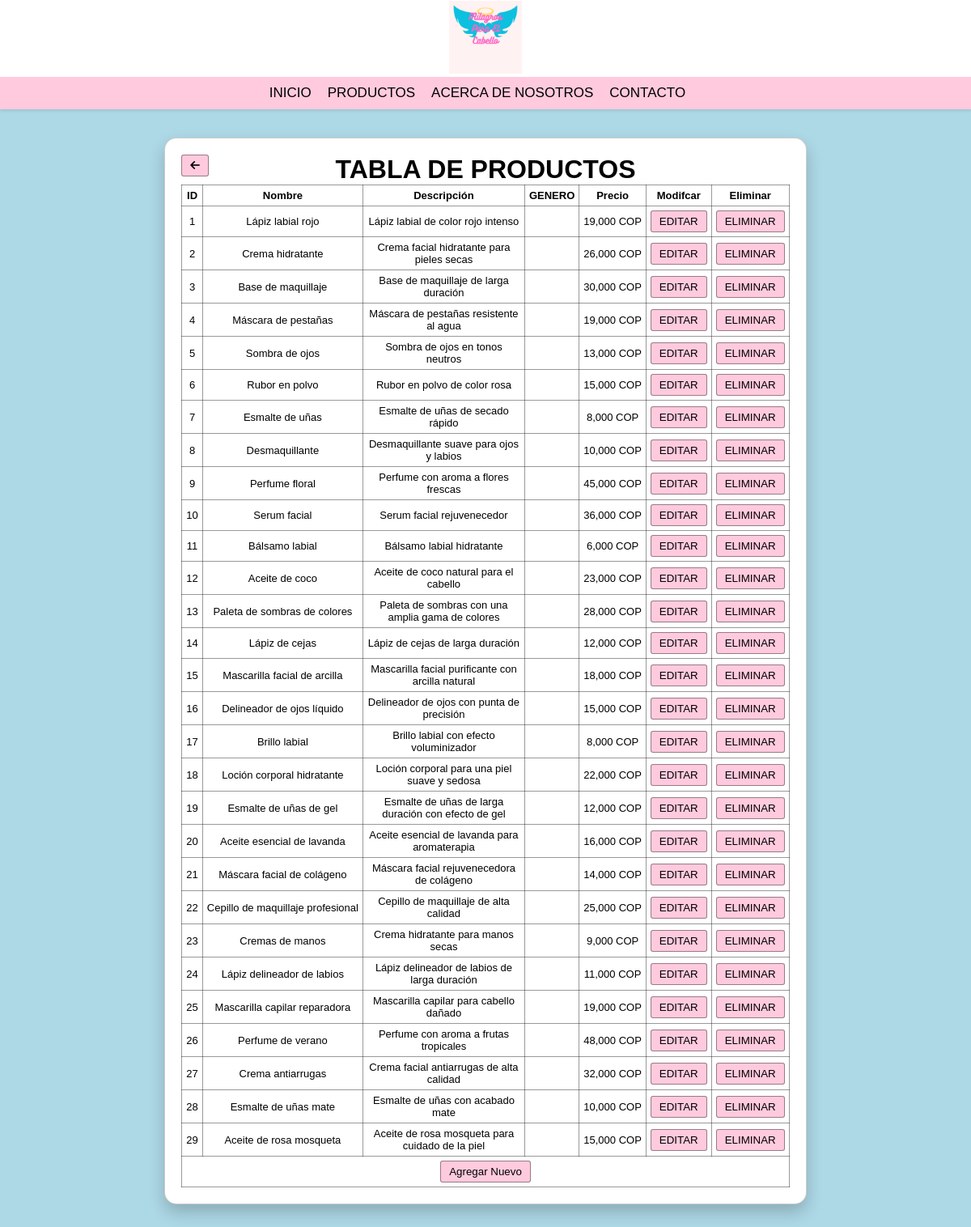
The app's page /st-productos.php with its own data.
### tables this page shows
CREATE TABLE `productos` (
  `id_producto` int(11) NOT NULL PRIMARY KEY AUTO_INCREMENT,
  `nombre_producto` varchar(100) NOT NULL,
  `descripcion` varchar(200) NOT NULL,
  `precio` decimal(10,0) NOT NULL,
  `stock` int(11) NOT NULL,
  `imagen` varchar(200) NOT NULL
);

### st-productos.php (the view, shortened to what this page needs)
<?php
try {
    include 'PHP/conexion.php';
    $sql = "SELECT * FROM productos";
    $resultado = $conexion->query($sql);
} catch (PDOException $e) {
    echo "Error: " . $e->getMessage();
}
?>
<!DOCTYPE html>
<html lang="en">
<head>
    <link rel="stylesheet" href="CSS/sistema-productos.css">
</head>
<body>
    <header>
            <div class="logo-account-navbar">
                <div class="logo">
                    <a href="index.php"><img src="IMG/Milagros Para El Cabello.png"  id="logo-header"></a>
                </div>
            </div>
            <div class="texto-rosa-header nav-list-rosa">
                <ul class="nav-list">
                    <li class="nav-list-item"><a href="index.php">Inicio</a></li>
                    <li class="nav-list-item"><a href="index.php#productos">Productos</a></li>
                    <li class="nav-list-item"><a href="index.php#about-us">Acerca de nosotros</a></li>
                    <li class="nav-list-item"><a href="index.php#contact-info">Contacto</a></li>
                </ul>
            </div>
    </header>
    <main>
        <div class="contenedor">
            <a href="index.php#productos"><button id="btn-volver"><i class="fa-solid fa-arrow-left"></i></button></a>
            <h1>TABLA DE PRODUCTOS</h1>
            <table class="table-contenedor">
                <tr>
                    <th>ID</th>
                    <th>Nombre</th>
                    <th>Descripción</th>
                    <th>GENERO</th>
                    <th>Precio</th>
                    <th>Modifcar</th>
                    <th>Eliminar</th>
                </tr>
                <?php foreach ($resultado as $row) { ?>
                <tr>
                    <td><?php echo $row['id_producto']; ?></td>
                    <td><?php echo $row['nombre_producto']; ?></td>
                    <td><?php echo $row['descripcion']; ?></td>
                    <td><?php echo $row['gender']; ?></td>
                    <td><?php echo number_format($row['precio']); ?> COP</td>
                    <td><a href="perfil-producto.php?id=<?php echo $row['id_producto']?>"><button>EDITAR</button></a></td>
                    <form action="PHP/del-producto.php" method="post"> <input type="number" name="id" value="<?php echo $row['id_producto'];?>" style="display: none; visivility: 0;"><td id="del-btn"><button>ELIMINAR</button></td></form>
                </tr>
                <?php }?>
                <tr>
                    <form action="PHP/agg-nuevoproducto.php"> <td id="agg-btn" colspan="8"><button>Agregar Nuevo</button></td></form>
                </tr>
            </table>
        </div>
    </main>
</body>
</html>

### CSS/sistema-productos.css (style rules this page uses)
* { font-family: Arial, Helvetica, sans-serif; margin: 0; padding: 0; box-sizing: border-box; text-align: center; }
::placeholder { text-align: start; }
a { text-decoration: none; color: #000; padding: 0%; }
header { width: 100%; background-color: #fff; position: fixed; z-index: 99; box-shadow: 0 2px 4px rgba(0, 0, 0, 0.1); margin: 0% auto; display: flex; flex-direction: column; justify-content: space-between; align-items: center; }
.texto-rosa-header { width: 100%; height: 40px; height: auto; background-color: #ffcadd; padding: 10px; }
.logo-account-navbar { display: flex; justify-content: center; align-items: center; max-width: 900px; height: 95px; width: 100%; }
#logo-header { line-height: 90px; height: 90px; }
.nav-list-rosa, .nav-list { display: flex; justify-content: center; list-style: none; }
.nav-list-item { margin-right: 20px; text-transform: uppercase; font-size: 17px; }
main { padding-top: 170px; width: 100%; height: auto; display: flex; justify-content: center; align-items: start; background-color: lightblue; }
.contenedor { padding: 20px 20px; border: 1px solid rgba(0, 0, 0, 0.2); border-radius: 15px; box-shadow: 0px 10px 20px 0px rgba(0, 0, 0, 0.2); background-color: #fff; position: relative; margin-bottom: 30px; }
#btn-volver { position: absolute; top: 20px; left: 20px; }
.table-contenedor { border: 1px black solid; table-layout: fixed; border-collapse: collapse; }
td, th { border: solid 1px rgba(0, 0, 0, .4) ; margin: 0%; font-size: 13px; padding: 5px; max-width: 200px; }
button { padding: 5px 10px; border: solid 1px rgba(0, 0, 0, .4) ; border-radius: 3px; background-color: #ffcadd; cursor: pointer; }

### records on screen
productos: id_producto "1", nombre_producto "Lápiz labial rojo", descripcion "Lápiz labial de color rojo intenso", precio "19,000"
productos: id_producto "2", nombre_producto "Crema hidratante", descripcion "Crema facial hidratante para pieles secas", precio "26,000"
productos: id_producto "3", nombre_producto "Base de maquillaje", descripcion "Base de maquillaje de larga duración", precio "30,000"
productos: id_producto "4", nombre_producto "Máscara de pestañas", descripcion "Máscara de pestañas resistente al agua", precio "19,000"
productos: id_producto "5", nombre_producto "Sombra de ojos", descripcion "Sombra de ojos en tonos neutros", precio "13,000"
productos: id_producto "6", nombre_producto "Rubor en polvo", descripcion "Rubor en polvo de color rosa", precio "15,000"
productos: id_producto "7", nombre_producto "Esmalte de uñas", descripcion "Esmalte de uñas de secado rápido", precio "8,000"
productos: id_producto "8", nombre_producto "Desmaquillante", descripcion "Desmaquillante suave para ojos y labios", precio "10,000"
productos: id_producto "9", nombre_producto "Perfume floral", descripcion "Perfume con aroma a flores frescas", precio "45,000"
productos: id_producto "10", nombre_producto "Serum facial", descripcion "Serum facial rejuvenecedor", precio "36,000"
productos: id_producto "11", nombre_producto "Bálsamo labial", descripcion "Bálsamo labial hidratante", precio "6,000"
productos: id_producto "12", nombre_producto "Aceite de coco", descripcion "Aceite de coco natural para el cabello", precio "23,000"
productos: id_producto "13", nombre_producto "Paleta de sombras de colores", descripcion "Paleta de sombras con una amplia gama de colores", precio "28,000"
productos: id_producto "14", nombre_producto "Lápiz de cejas", descripcion "Lápiz de cejas de larga duración", precio "12,000"
productos: id_producto "15", nombre_producto "Mascarilla facial de arcilla", descripcion "Mascarilla facial purificante con arcilla natural", precio "18,000"
productos: id_producto "16", nombre_producto "Delineador de ojos líquido", descripcion "Delineador de ojos con punta de precisión", precio "15,000"
productos: id_producto "17", nombre_producto "Brillo labial", descripcion "Brillo labial con efecto voluminizador", precio "8,000"
productos: id_producto "18", nombre_producto "Loción corporal hidratante", descripcion "Loción corporal para una piel suave y sedosa", precio "22,000"
productos: id_producto "19", nombre_producto "Esmalte de uñas de gel", descripcion "Esmalte de uñas de larga duración con efecto de gel", precio "12,000"
productos: id_producto "20", nombre_producto "Aceite esencial de lavanda", descripcion "Aceite esencial de lavanda para aromaterapia", precio "16,000"
productos: id_producto "21", nombre_producto "Máscara facial de colágeno", descripcion "Máscara facial rejuvenecedora de colágeno", precio "14,000"
productos: id_producto "22", nombre_producto "Cepillo de maquillaje profesional", descripcion "Cepillo de maquillaje de alta calidad", precio "25,000"
productos: id_producto "23", nombre_producto "Cremas de manos", descripcion "Crema hidratante para manos secas", precio "9,000"
productos: id_producto "24", nombre_producto "Lápiz delineador de labios", descripcion "Lápiz delineador de labios de larga duración", precio "11,000"
productos: id_producto "25", nombre_producto "Mascarilla capilar reparadora", descripcion "Mascarilla capilar para cabello dañado", precio "19,000"
productos: id_producto "26", nombre_producto "Perfume de verano", descripcion "Perfume con aroma a frutas tropicales", precio "48,000"
productos: id_producto "27", nombre_producto "Crema antiarrugas", descripcion "Crema facial antiarrugas de alta calidad", precio "32,000"
productos: id_producto "28", nombre_producto "Esmalte de uñas mate", descripcion "Esmalte de uñas con acabado mate", precio "10,000"
productos: id_producto "29", nombre_producto "Aceite de rosa mosqueta", descripcion "Aceite de rosa mosqueta para cuidado de la piel", precio "15,000"
